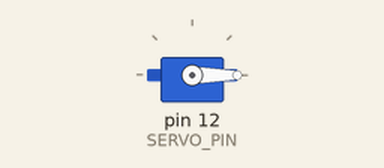
Recording of a sketch running on a simulated Arduino Uno, built with avr-gcc and run on an emulated ATmega328P. On the bench: servo.

Above: at 0.1 s.
At 1.1 s:
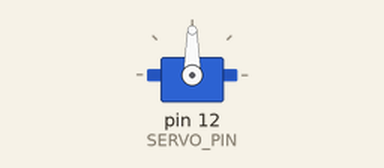
Timing chart, 0 to 2.6 s (numbered marks = the images above):
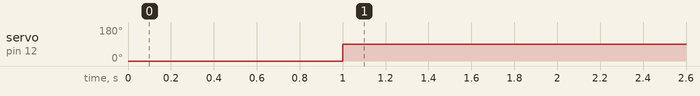

Measured:
- by itself, servo on pin 12 (SERVO_PIN): 0° → 90° at 1.0 s

The sketch:

robotArm01.ino
```cpp
#include <Servo.h>
#define SERVO_PIN 12

Servo myservo;

void setup() {
  // 90도 맞추기
  Serial.begin(9600);
  myservo.attach(SERVO_PIN);
  myservo.write(0);
  delay(1000);
  myservo.write(90);
}

void loop() {
}
```
